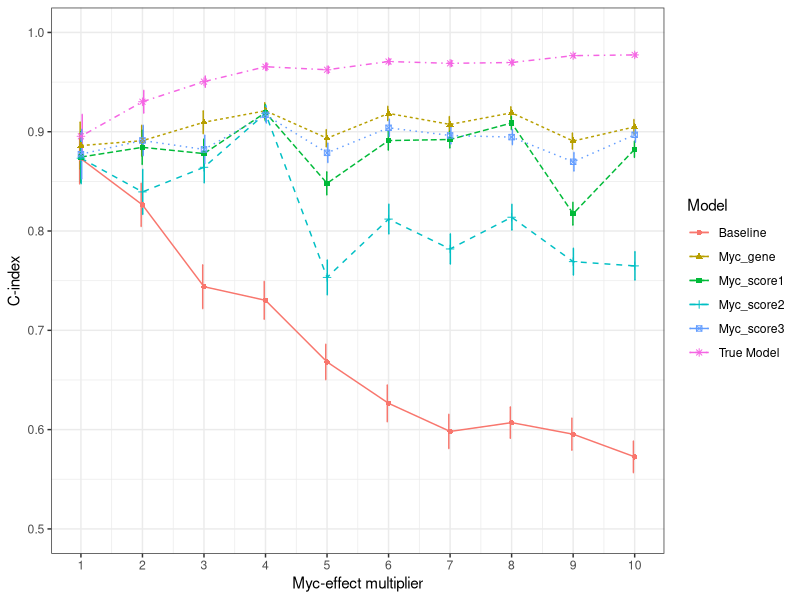

This figure's R source:
library(survival)
library(ggplot2)


#n:number of patients/rows
#K:number of myc-target genes
#lambda:parameter of exponential distribution
#nb_mean:parameter of NB distribution
#nb_size:parameter of NB distribution
#coef_myc: relative coeffient magnitude of myc effect in the true model
#theta: censoring distribution parameter, C follows U(0,theta)

#theta=100000: censoring rate=0
#theta=200: censoring rate=0.1
#theta=100: censoring rate=0.2
#theta=60: censoring rate=0.3
#theta=30: censoring rate=0.5
#theta=20: censoring rate=0.6
#theta=10: censoring rate=0.7
#theta=1: censoring rate=0.9

n=10000
K=10
lambda=0.01
alpha=0.1
nb_mean=5
nb_size=1
coef_myc=2
theta=100

simu_myc_effect<-function(n,K,lambda,alpha,nb_mean,nb_size,coef_myc,theta){
  
  # 1.Simulate survival time using Cox PH model based on exponential distribution as basedline hazard distribution
  
  # baseline covariates: x1,x2,x3,x4,x5,myc
  
  x1=rnorm(n,0,1)
  x2=rnorm(n,0,1)
  x3=rnorm(n,0,1)
  x4=rbinom(n,1,0.2)
  x5=rbinom(n,1,0.5)
  myc=rnorm(n,0,1)
  
  df1=data.frame(x1,x2,x3,x4,x5,myc)
  
  coef=c(1,1,1,1,1,coef_myc) # coeffient of baseline covariates: x1,x2,x3,x4,x5,myc
  
  # use inverese cdf formula to generate survival time
  
  # simu_exp<-function(x,lambda){
  #   u=runif(1,0,1)
  #   t=-log(u)/(lambda*exp(coef %*% x))
  #   return(t)
  # }
  simu_gompertz<-function(x,lambda,alpha){
    u=runif(1,0,1)
    t=1/alpha*log(1-(alpha*log(u))/(lambda*exp(coef %*% x)))
    return(t)
  }

  #true survival time
  #surv=apply(df1,1,simu_exp,lambda)
  surv=apply(df1,1,simu_gompertz,lambda,alpha)
  
  #censoring time
  C=runif(n,0,theta)
  
  #hist(surv)

  df1$time=pmin(surv,C)
  df1$status=ifelse(surv<=C,1,0)
  
  # 2. Simulate myc's effect on target gene expression
  
  simu_myc<-function(n,K,mean,myc,size){
    df<-NULL
    weight=runif(K,0,2) # weight assigned to each of the K gene, indicating myc's effect size on the gene
    for(k in 1:K){
      effect=exp(myc)*weight[k]
      temp=c()
      for(i in 1:n){
        cur=rnbinom(1, mu = mean*effect[i], size = size)
        temp=c(temp,cur)
      }
      df=cbind(df,temp)
      colnames(df)[k]<-paste0('g',k)
    }
    df=as.data.frame(df)
    return(list(df,weight))
  }
  
  
  
  res=simu_myc(n,K,mean=nb_mean,myc=myc,size=nb_size)
  
  df2=res[[1]]
  weight=res[[2]]
  
  # myc-scores:
  
  # 1. simple weighted sum
  myc_score1=as.matrix(df2) %*% weight
  
  # 2. signed weighted sum
  sign=ifelse(weight>1,1,-1)
  myc_score2=as.matrix(df2) %*% (weight*sign)
  
  # 3. down and up seperated sum
  ind=weight>1
  myc_score3_up=as.matrix(df2[ind]) %*% weight[ind]
  myc_score3_down=as.matrix(df2[-ind]) %*% weight[-ind]
  
  # 4. normalized weighted sum
  
  #myc_score4=(as.matrix(df2) %*% weight)/sum(weight^2)
  
  
  df<-cbind(df1,df2,myc_score1,myc_score2,myc_score3_up,myc_score3_down)
  
  
  fit_myc <- coxph(Surv(time = df$time, event = df$status) ~ x1+x2+x3+x4+x5+myc, data = df)
  #summary(fit_myc) 
  
  
  fit_baseline <- coxph(Surv(time = df$time, event = df$status) ~ x1+x2+x3+x4+x5, data = df)
  #summary(fit_baseline) 
  
  fit_myc_gene <- coxph(Surv(time = df$time, event = df$status) ~.-myc-time-status-myc_score1-myc_score2-myc_score3_up-myc_score3_down, data = df)
  #summary(fit_myc_gene) 
  
  fit_myc_score1 <- coxph(Surv(time = df$time, event = df$status) ~x1+x2+x3+x4+x5+myc_score1, data = df)
  #summary(fit_myc_score1) 
  
  fit_myc_score2 <- coxph(Surv(time = df$time, event = df$status) ~x1+x2+x3+x4+x5+myc_score2, data = df)
  #summary(fit_myc_score2) 
  
  fit_myc_score3 <- coxph(Surv(time = df$time, event = df$status) ~x1+x2+x3+x4+x5+myc_score3_up+myc_score3_down, data = df)
  #summary(fit_myc_score3) 
  
  
  out<-data.frame(rbind(summary(fit_myc)$concordance,
                        summary(fit_baseline)$concordance,
                        summary(fit_myc_gene)$concordance,
                        summary(fit_myc_score1)$concordance,
                        summary(fit_myc_score2)$concordance,
                        summary(fit_myc_score3)$concordance))
  
  colnames(out)<-c('C_index','SD')
  out$Model<-c('True Model','Baseline','Myc_gene','Myc_score1','Myc_score2','Myc_score3')
  out$Myc_effect<-coef_myc
  return(out)
}

#theta=100000: censoring rate=0
#theta=200: censoring rate=0.1
#theta=100: censoring rate=0.2
#theta=60: censoring rate=0.3
#theta=30: censoring rate=0.5
#theta=20: censoring rate=0.6
#theta=10: censoring rate=0.7

para=1

res1=simu_myc_effect(n=1000,K=10,lambda=0.01,alpha=0.1,nb_mean=5,nb_size=1,coef_myc=1,theta=para)
res2=simu_myc_effect(n=1000,K=10,lambda=0.01,alpha=0.1,nb_mean=5,nb_size=1,coef_myc=2,theta=para)
res3=simu_myc_effect(n=1000,K=10,lambda=0.01,alpha=0.1,nb_mean=5,nb_size=1,coef_myc=3,theta=para)
res4=simu_myc_effect(n=1000,K=10,lambda=0.01,alpha=0.1,nb_mean=5,nb_size=1,coef_myc=4,theta=para)
res5=simu_myc_effect(n=1000,K=10,lambda=0.01,alpha=0.1,nb_mean=5,nb_size=1,coef_myc=5,theta=para)
res6=simu_myc_effect(n=1000,K=10,lambda=0.01,alpha=0.1,nb_mean=5,nb_size=1,coef_myc=6,theta=para)
res7=simu_myc_effect(n=1000,K=10,lambda=0.01,alpha=0.1,nb_mean=5,nb_size=1,coef_myc=7,theta=para)
res8=simu_myc_effect(n=1000,K=10,lambda=0.01,alpha=0.1,nb_mean=5,nb_size=1,coef_myc=8,theta=para)
res9=simu_myc_effect(n=1000,K=10,lambda=0.01,alpha=0.1,nb_mean=5,nb_size=1,coef_myc=9,theta=para)
res10=simu_myc_effect(n=1000,K=10,lambda=0.01,alpha=0.1,nb_mean=5,nb_size=1,coef_myc=10,theta=para)


final=rbind(res1,res2,res3,res4,res5,res6,res7,res8,res9,res10)

outdir=paste0('C:/Users/Donglei/Desktop/Simulation_result/censoring_0.9','.png')
png(outdir, height = 7, width = 9, units = 'in', res = 600)

p <- ggplot(final, aes(x=Myc_effect, y=C_index, group = Model, color=Model))+ 
  geom_errorbar(aes(ymin=C_index-SD, ymax=C_index+SD), width=.1, 
                position=position_dodge(0.05)) +
  geom_line(aes(linetype=Model)) + 
  geom_point(aes(shape=Model))+
  ylim(c(0.5,1))+
  scale_x_continuous(breaks = c(1,2,3,4,5,6,7,8,9,10))+
  labs(x="Myc-effect multiplier", y = "C-index")+
  theme_bw()
p
dev.off()
